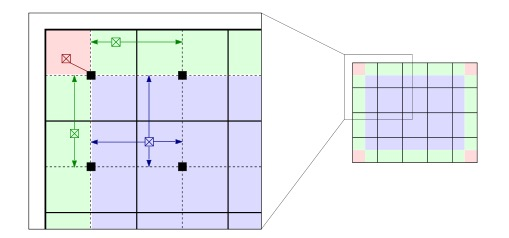
#> input picture CV_Assignment_1/img/adaptively_local_hist_eq.jpg, 509 x 238 px
$ python main4unit.py -i ../../CV_Assignment_1/img/adaptively_local_hist_eq.jpg
#> lines starting #> are read from the running program, lines starting #| are printed output that depends on the picture; after the words box and inside, x2 and y2 are one past the last pixel; in counts of white or black regions, pixels touching at a corner belong together
#> in main, original_image is the input picture: shape (238, 509, 3); mean B, G, R 240.6, 236.3, 232.2
import matplotlib.pyplot as plt
import cv2
import numpy as np
import argparse as parse
import math


def canny_edge_detection(img0, ksize=5, sigma=1.44, percent=0.8, ratio=0.4):
    """Function that is used to apply Canny operator to the image

    :param img0: np.ndarray, an object that stores the original image
    :param ksize: int, an object that represents the size of the kernel in Gaussian
    :param sigma: float32, an object that represents the sigma in Gaussian, a variance
    :param percent: float32, an object that determine the high threshold
    :param ratio: float32, an object that determine the low threshold
    :return:
    """
#> called with ksize = 3, sigma = 1.44, percent = 0.1, ratio = 0.05

    height, width = np.shape(img0)
#> height = 238; width = 509

    # Gaussian blur
    image = cv2.GaussianBlur(img0, (ksize, ksize), sigma)
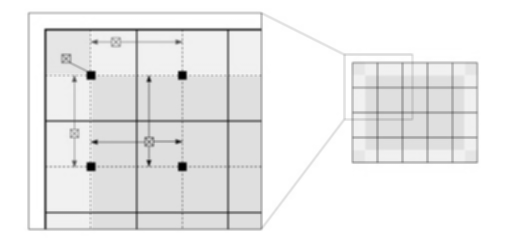
#> image: shape (238, 509); min 0, max 255, mean 235.6

    # Generate the image gradient and the gradient direction
    image_gradient = np.zeros((height, width))
    gradient_direction = np.zeros((height, width))

    # Generate the image gradient along the two axes, by using Sobel operator
    x_gradient = cv2.Sobel(image, -1, 1, 0)
    x_gradient = x_gradient.astype(np.uint8)

    y_gradient = cv2.Sobel(image, -1, 0, 1)
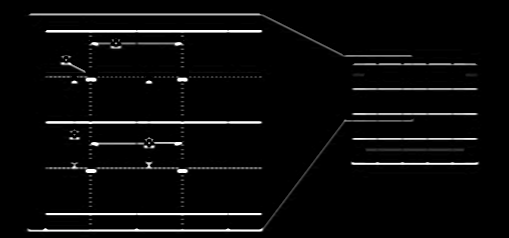
#> y_gradient: shape (238, 509); min 0, max 255, mean 9.8
    y_gradient = y_gradient.astype(np.uint8)

    # Obtain the gradient direction
    for idx1 in range(height):
        for idx2 in range(width):
            image_gradient[idx1, idx2] = np.sqrt(x_gradient[idx1, idx2]**2+y_gradient[idx1, idx2]**2)
            theta = math.atan(y_gradient[idx1, idx2]/(x_gradient[idx1, idx2]))*180/math.pi + 90

            if 0 <= theta < 45:
                gradient_direction[idx1, idx2] = 2
            elif 45 <= theta < 90:
                gradient_direction[idx1, idx2] = 3
            elif 90 <= theta < 135:
                gradient_direction[idx1, idx2] = 0
            else:
                gradient_direction[idx1, idx2] = 1
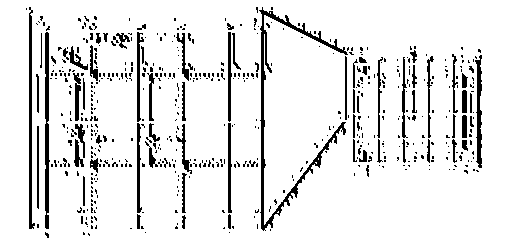
#> gradient_direction: shape (238, 509) float64; values 0 (black) and 1 (white), 89.9% white; 561 black regions (489 under 20 px), largest, box (x1, y1, x2, y2) and area: (259, 7, 348, 231) 1782, (45, 32, 50, 229) 763, (29, 7, 35, 229) 669
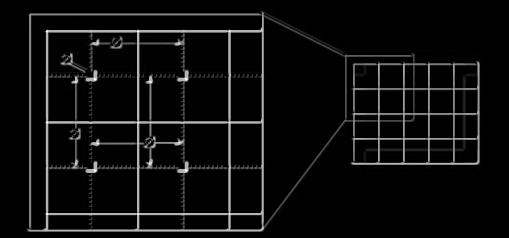
#> image_gradient: shape (238, 509) float64; min 0, max 360.6, mean 18.3; drawn with min black and max white

    # Normalize
    matrix_max = np.max(image_gradient)
#> matrix_max = 360.6
    image_gradient = image_gradient/matrix_max

    # Determine the threshold
    high_threshold = percent * np.max(image_gradient)
#> high_threshold = 0.1
    low_threshold = ratio * high_threshold
#> low_threshold = 0.005

    # Adjust the result, according to the high and low threshold
    gradient_nms_adjusted = np.zeros((height, width))
    result_image = np.zeros((height, width))

    # Interpolate to do non-maximum suppression
    for idx1 in range(1, height-1):
        for idx2 in range(1, width-1):
            east = image_gradient[idx1, idx2 + 1]
            south = image_gradient[idx1 + 1, idx2]
            west = image_gradient[idx1, idx2 - 1]
            north = image_gradient[idx1 - 1, idx2]
            north_east = image_gradient[idx1 - 1, idx2 + 1]
            north_west = image_gradient[idx1 - 1, idx2 - 1]
            south_west = image_gradient[idx1 + 1, idx2 - 1]
            south_east = image_gradient[idx1 + 1, idx2 + 1]

            # The real value of image gradient
            gradient_value, g1, g2 = image_gradient[idx1, idx2], 0, 0

            if gradient_direction[idx1, idx2] == 0:
                proportion = np.fabs(y_gradient[idx1, idx2] / x_gradient[idx1, idx2])
                g1 = east * (1 - proportion) + north_east * proportion
                g2 = west * (1 - proportion) + south_west * proportion
            elif gradient_direction[idx1, idx2] == 1:
                proportion = np.fabs(x_gradient[idx1, idx2] / y_gradient[idx1, idx2])
                g1 = north * (1 - proportion) + north_east * proportion
                g2 = south * (1 - proportion) + south_west * proportion
            elif gradient_direction[idx1, idx2] == 2:
                proportion = np.fabs(x_gradient[idx1, idx2] / y_gradient[idx1, idx2])
                g1 = north * (1 - proportion) + north_west * proportion
                g2 = south * (1 - proportion) + south_east * proportion
            elif gradient_direction[idx1, idx2] == 3:
                proportion = np.fabs(y_gradient[idx1, idx2] / x_gradient[idx1, idx2])
                g1 = west * (1 - proportion) + north_west * proportion
                g2 = east * (1 - proportion) + south_east * proportion

            # Judge whether it is possible to be an edge point
            if gradient_value >= g1 and gradient_value >= g2:
                gradient_nms_adjusted[idx1, idx2] = gradient_value
            else:
                gradient_nms_adjusted[idx1, idx2] = low_threshold
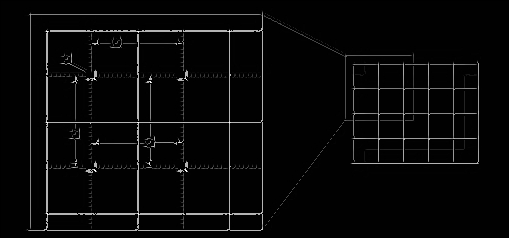
#> gradient_nms_adjusted: shape (238, 509) float64; min 0, max 1, mean 0.0324

    # Double threshold detection
    for idx1 in range(1, height - 1):
        for idx2 in range(1, width - 1):
            # Selection by threshold
            if gradient_nms_adjusted[idx1, idx2] >= high_threshold:
                result_image[idx1, idx2] = 1
            elif gradient_nms_adjusted[idx1, idx2] <= low_threshold:
                result_image[idx1, idx2] = 0
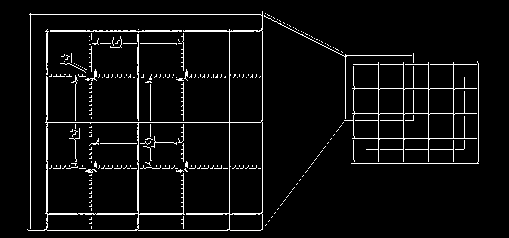
#> result_image: shape (238, 509) float64; values 0 (black) and 1 (white), 5.1% white in thin lines or dots, all inside (x1, y1, x2, y2) = (27, 11, 479, 231)

    for idx1 in range(1, height - 1):
        for idx2 in range(1, width - 1):
            # Connection
            if low_threshold < gradient_nms_adjusted[idx1, idx2] < high_threshold:
                if (gradient_nms_adjusted[idx1 - 1, idx2 - 1: idx2 + 1] >= high_threshold).any() \
                        or (gradient_nms_adjusted[idx1 + 1, idx2 - 1: idx2 + 1] >= high_threshold).any() \
                        or (gradient_nms_adjusted[idx1, idx2 - 1: idx2 + 1] >= high_threshold).any():
                    result_image[idx1, idx2] = 1
                else:
                    result_image[idx1, idx2] = 0
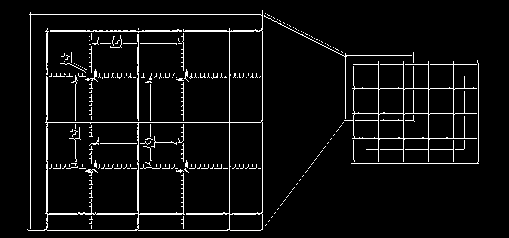
#> result_image: shape (238, 509) float64; values 0 (black) and 1 (white), 5.2% white in thin lines or dots, all inside (x1, y1, x2, y2) = (27, 10, 479, 231)

    return result_image


def main():
    """"Function that is used to run this single unit program for testing or so.
    Users can just run this module for some specific intentions.


    :return:
    """

    parser = parse.ArgumentParser()
    parser.add_argument('--image', '-i', type=str, default='./../resource/Lenna.png',
                        help='The path to the original image [Default: ./../resource/Lenna.png]')
    parser.add_argument('--sigma', '-s', type=float, default=1.2,
                        help='The sigma in Gaussian, a variance [Default: 1.2]')
    parser.add_argument('--kernel_size', '-ksize', type=int, default=3,
                        help='The size of the kernel in Gaussian [Default: 3]')
    parser.add_argument('--percent', '-p', type=float, default=0.1,
                        help='Determine the high threshold [Default: 0.8]')
    parser.add_argument('--ratio', '-l', type=float, default=0.05,
                        help='Determine the low threshold [Default: 0.4]')

    args = parser.parse_args()

    original_image = cv2.imread(args.image)
    original_image = cv2.cvtColor(original_image, cv2.COLOR_BGR2GRAY)

    # Generate the Canny edge detection
    result = canny_edge_detection(img0=original_image, ksize=args.kernel_size,
                                  percent=args.percent, ratio=args.ratio)

    # Actual Canny operator
    # result = cv2.Canny(original_image, 60, 180)

    # Save the figure
    plt.title('Edge Detection by using Canny operator',
              fontsize=8, fontweight='bold')
    plt.imshow(result, cmap='gray')
    plt.axis('off')
    plt.savefig('./../results/canny-edge-detection.png', dpi=400)
    plt.close('all')


if __name__ == '__main__':
    main()
